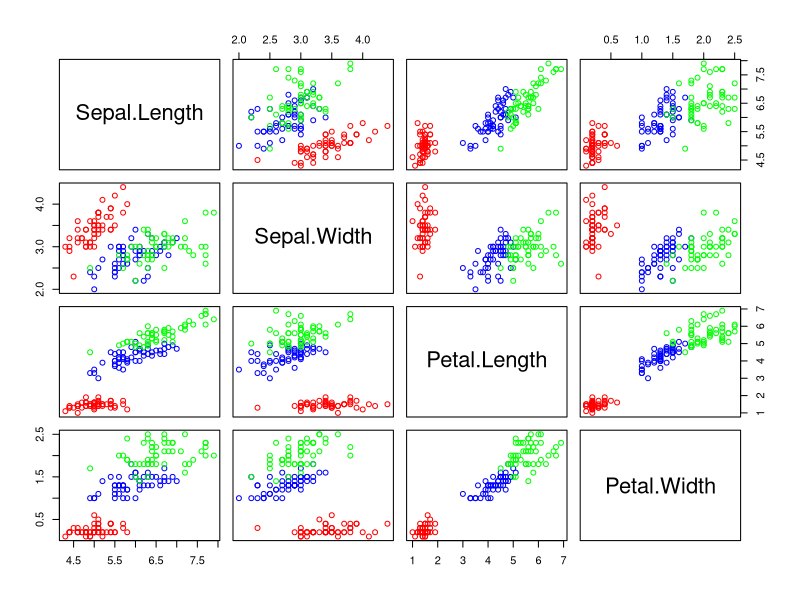
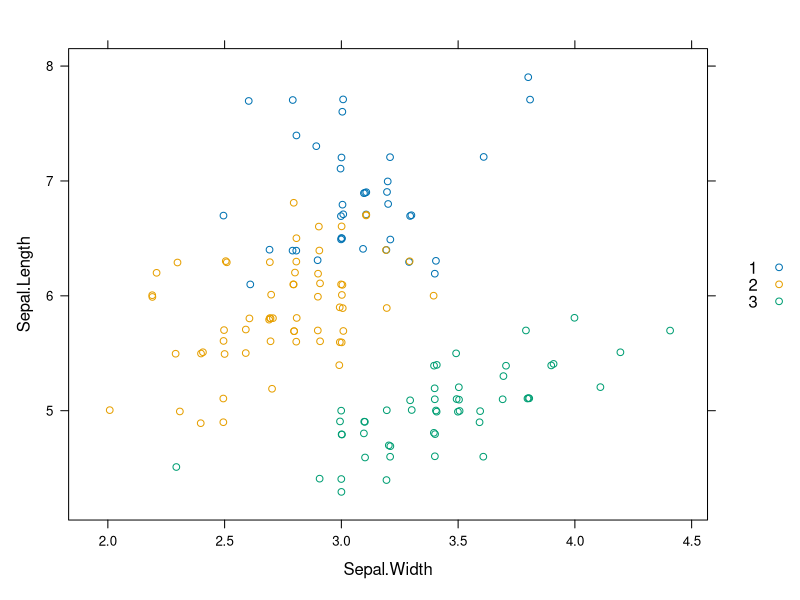
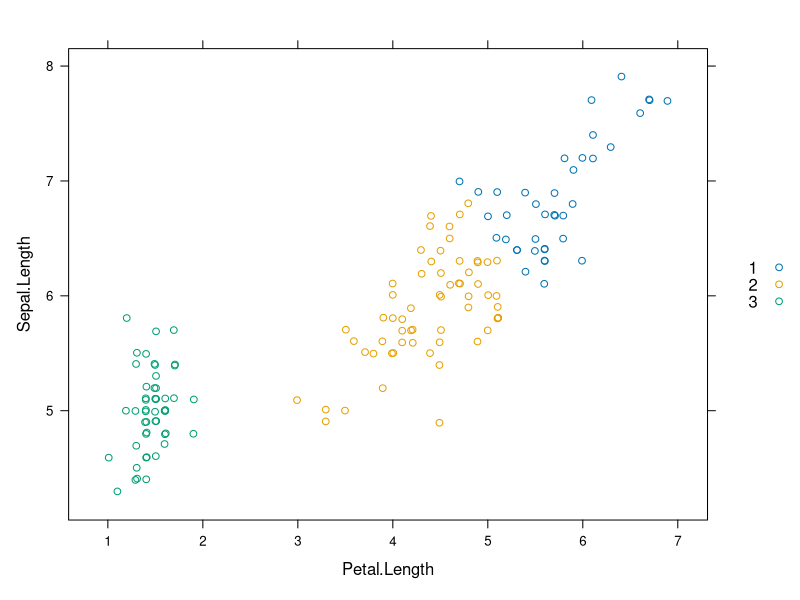
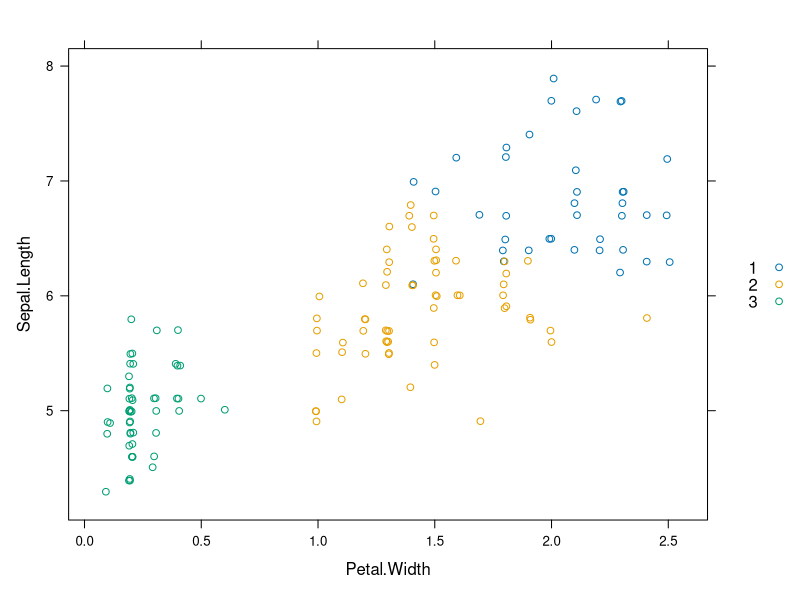
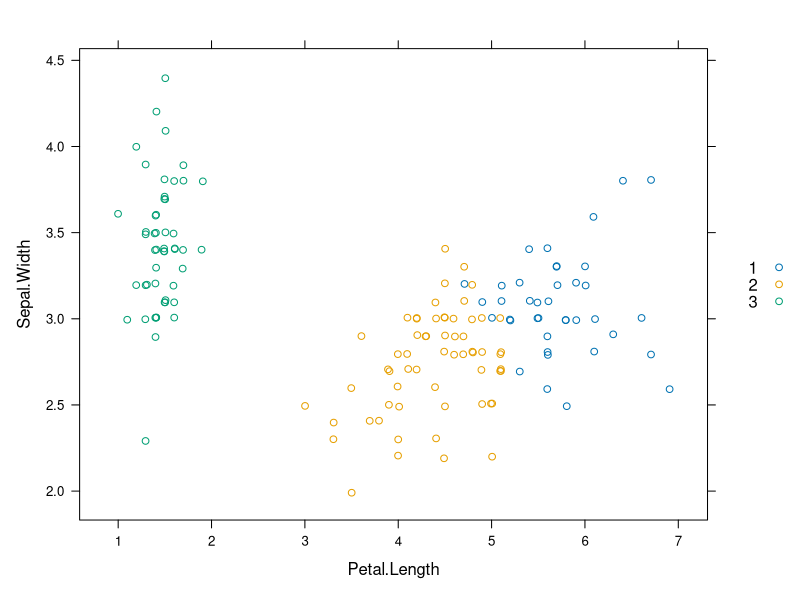
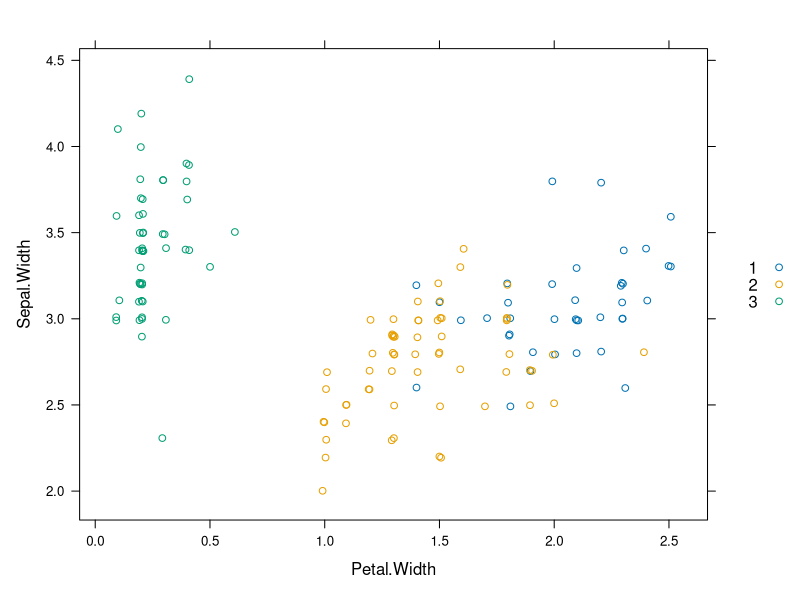
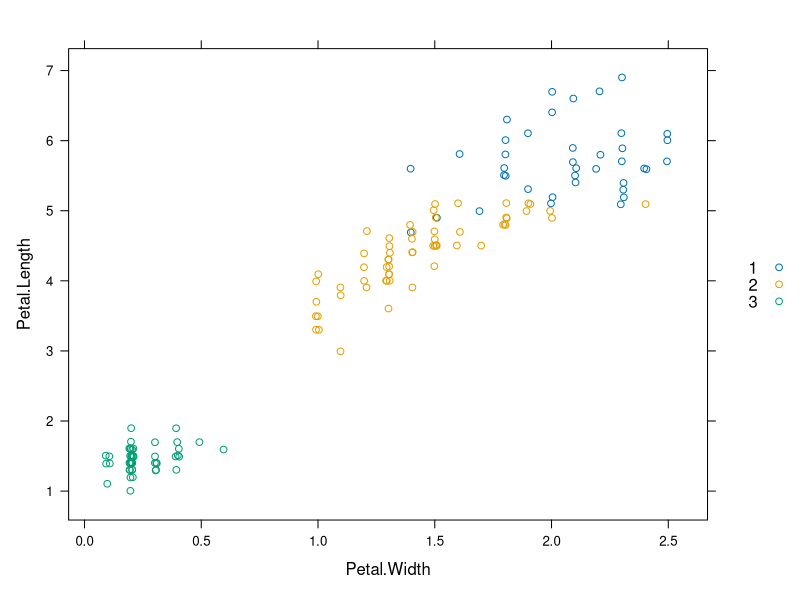

Source code (R) for these figures, in order:
## ---- chunk 1

library(lattice)

# part(A)
# 'G' is the number of groups.
Clustering <- function(matrix.data, G){
  n.obs <- nrow(matrix.data)
  #
  # first step: randomly assigning a group label from 1 to G to each observation;
  #
  random.label <- sample(c(1:G),n.obs,replace = TRUE)
  group.label <- cbind(matrix.data,random.label)
  #
  # second step: iterating
  #
  re.label <- rep(0,n.obs)
  nb.iter <- 0
  #
  # using repeat loop to iterating until the assignment of observations to groups stops changing.
  #
  repeat{
    # calculate group mean (centres)
    centres <- aggregate(group.label[,1:4],by=list(label=group.label[,ncol(group.label)]),FUN=mean)
    for(i in 1:n.obs){
      d <- c(1:G)
      for(j in 1:G){
        d[j] <- apply(matrix.data[i,]-centres[j,2:5],1,function(x) sum(x^2))
      }
      re.label[i] <- which(d==min(d))
    }
    group.label <- cbind(group.label,re.label)
    nb.iter <- nb.iter+1
    #
    # we find some vector of group label here, once we find two close vector are equal, then break.
    #
    if(all(group.label[,ncol(group.label)]==group.label[,ncol(group.label)-1])){
      break
    }
  }
  #
  # output the final group data with labels.
  #
  final.group <- group.label[,c(1:4,ncol(group.label))]
  
  labels <- final.group[,5]
  centres <- aggregate(final.group[,1:4],by=list(label=final.group[,5]),FUN=mean)
  total.D <- c(0,0,0)
  for(j in 1:G){
    total.D[j] <- sum(apply(final.group[which(final.group$re.label==j),][,1:4] - 
                              as.matrix(centres[j,2:5]),1,function(x) sum(x^2)))
  }
  total.D <- sum(total.D)
  final.list <- list(labels,centres,nb.iter,total.D)
  names(final.list) <- c('labels','centres','nb.iter','total.D')
  return(final.list)
}



## ---- chunk 2

#
# Part(B)
#
iris <- iris
pairs(iris[,1:4],col=c(rep('red',50),rep('blue',50),rep('green',50)))

#
new.iris <- Clustering(iris[,1:4],G = 3)
#
# iris111 is the iris data with new labels.
#
iris111 <- cbind(iris[,1:4],new.iris$labels)

# the are 6 pairs of measurements.
xyplot(Sepal.Length ~ Sepal.Width, group=iris111[,5], data=iris111, 
       auto.key=list(space="right"), 
       jitter.x=TRUE, jitter.y=TRUE)

xyplot(Sepal.Length ~ Petal.Length, group=iris111[,5], data=iris111, 
       auto.key=list(space="right"), 
       jitter.x=TRUE, jitter.y=TRUE)

xyplot(Sepal.Length ~ Petal.Width, group=iris111[,5], data=iris111, 
       auto.key=list(space="right"), 
       jitter.x=TRUE, jitter.y=TRUE)

xyplot(Sepal.Width ~ Petal.Length, group=iris111[,5], data=iris111, 
       auto.key=list(space="right"), 
       jitter.x=TRUE, jitter.y=TRUE)

xyplot(Sepal.Width ~ Petal.Width, group=iris111[,5], data=iris111, 
       auto.key=list(space="right"), 
       jitter.x=TRUE, jitter.y=TRUE)

xyplot(Petal.Length ~ Petal.Width, group=iris111[,5], data=iris111, 
       auto.key=list(space="right"), 
       jitter.x=TRUE, jitter.y=TRUE)
